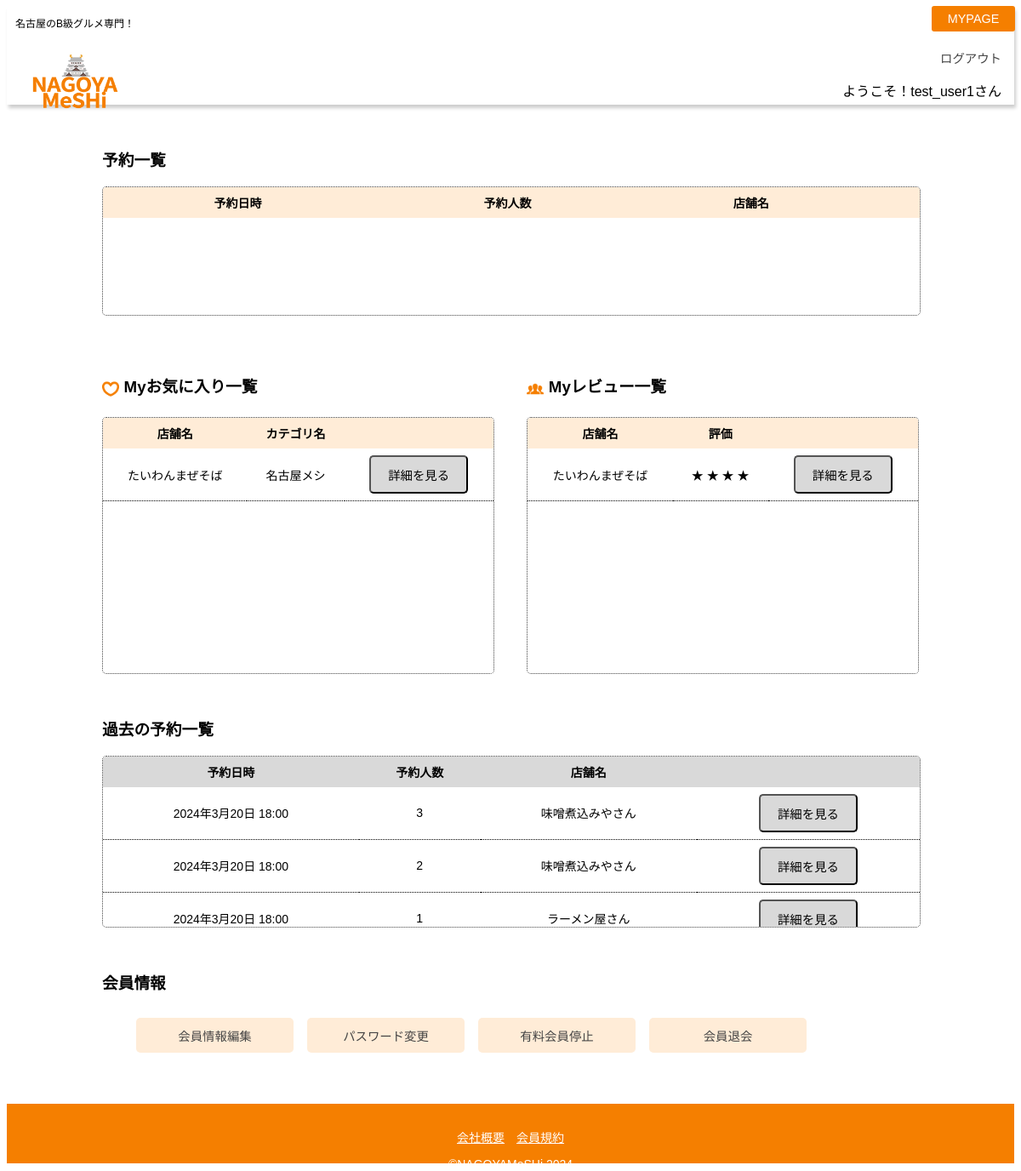
Page /general/mypage/5/ (signed in) on the earlier database version.
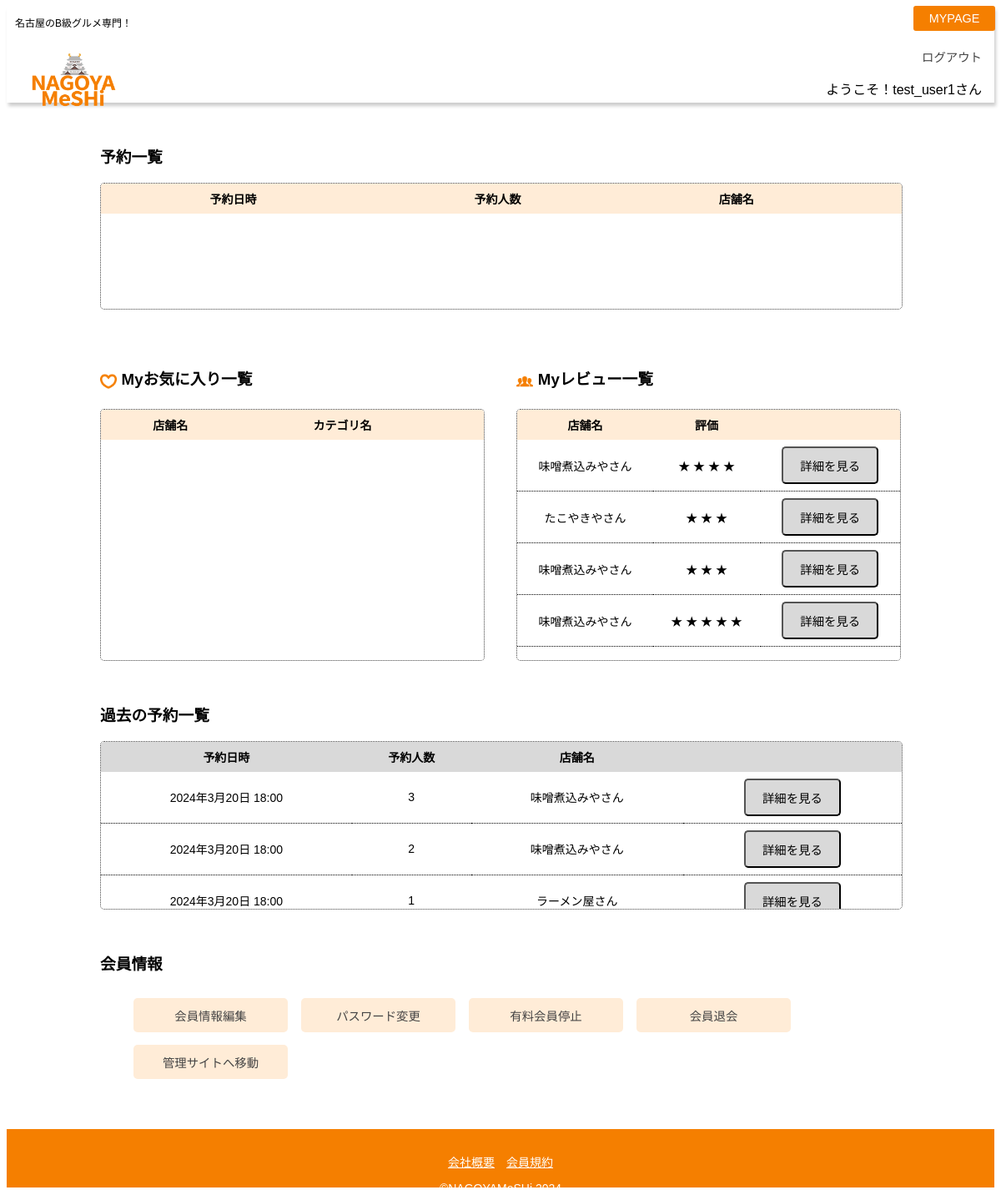
Same page on the later database version.
### commondb/models/favorite.py (models this page shows)
class Favorite(models.Model):
    restaurant = models.ForeignKey(Restaurant, on_delete=models.CASCADE, verbose_name="店舗名", related_name='favorites')
    user = models.ForeignKey(User, on_delete=models.CASCADE, verbose_name="ユーザー名")
    create_date = models.DateTimeField(auto_now_add=True, verbose_name="作成日時")

### commondb/models/restaurant.py (models this page shows, shortened)
class Restaurant(models.Model):
    name = models.CharField(max_length=100, verbose_name="店舗名")
    name_alphabet = models.CharField(max_length=100, validators=[RegexValidator(r'^[a-zA-Z\s]+$')], verbose_name="店舗名アルファベット表記")
    genre = models.ForeignKey(Genre, on_delete=models.CASCADE, verbose_name="カテゴリー")
    address = models.CharField(max_length=100, verbose_name="所在地")
    area = models.ForeignKey(Area, on_delete=models.CASCADE, verbose_name="エリア")
    phone = models.CharField(max_length=20, verbose_name="電話番号")
    time = models.CharField(max_length=100, verbose_name="営業時間")
    price_low = models.CharField(max_length=5 ,verbose_name="下限価格")
    price_high = models.CharField(max_length=5, verbose_name="上限価格")
    image = models.ImageField(upload_to='restaurant_images', null=True, blank=True, verbose_name="画像")
    information = models.TextField(max_length=300, verbose_name="お店の説明")
    def __str__(self):
        return self.name

### commondb/models/genre.py (models this page shows, shortened)
class Genre(models.Model):
    name = models.CharField(max_length=100, verbose_name="ジャンル名")
    image = models.ImageField(upload_to='genre_images', null=True, blank=True, verbose_name="バナー画像")

### commondb/models/review.py (models this page shows, shortened)
class Review(models.Model):
    restaurant = models.ForeignKey(Restaurant, verbose_name="店名", on_delete=models.CASCADE)
    user = models.ForeignKey(User, verbose_name="ユーザー名", null=True, on_delete=models.CASCADE)
    visit_date = models.DateField(verbose_name="訪問日")
    rating = models.IntegerField(choices=[(1, '★'), (2, '★★'), (3, '★★★'), (4, '★★★★'), (5, '★★★★★')], verbose_name="評価")
    comment = models.TextField(verbose_name="コメント")
    image1 = models.ImageField(upload_to='review_images/', null=True, blank=True, verbose_name="画像")
    image2 = models.ImageField(upload_to='review_images/', null=True, blank=True, verbose_name="画像")
    image3 = models.ImageField(upload_to='review_images/', null=True, blank=True, verbose_name="画像")

### commondb/models/booking.py (models this page shows, shortened)
class Booking(models.Model):
    restaurant = models.ForeignKey(Restaurant, on_delete=models.CASCADE, verbose_name="店舗名")
    user = models.ForeignKey(User, on_delete=models.CASCADE, verbose_name="ユーザー名")
    booking_date = models.DateField(verbose_name="予約日", validators=[future_date_validator])
    booking_time = models.TimeField(verbose_name="予約時間", default=time(18, 0))
    numbers_of_ppl = models.IntegerField(default=0, verbose_name="予約人数", validators=[MaxValueValidator(8)])
    create_date = models.DateTimeField(auto_now_add=True, verbose_name="作成日時")

### general/views/mypage_view.py (the view)
# urls.py: path('general/mypage/<int:pk>/', MypageView.as_view(), name='mypage'),
class MypageView(LoginRequiredMixin, TemplateView):
    template_name = "general/mypage.html"
    def get_context_data(self, **kwargs: Any):
        context = super().get_context_data(**kwargs)
        user_id = self.request.user.id
        mypage_id = kwargs.get('pk')
        if user_id != mypage_id:
            raise PermissionDenied("このページの閲覧権限がありません")
        current_date = datetime.date.today()
        past_bookings = Booking.objects.filter(user_id=user_id, booking_date__lt=current_date).order_by('booking_date')
        future_bookings = Booking.objects.filter(user_id=user_id, booking_date__gte=current_date).order_by('booking_date')
        favorites_with_restaurant = Favorite.objects.select_related('restaurant').filter(user_id=user_id)
        context['past_bookings'] = past_bookings
        context['future_bookings'] = future_bookings
        context['reviews'] = Review.objects.filter(user_id=user_id)
        context['favorites'] = favorites_with_restaurant
        context['user'] =self.request.user
        return context

### templates/general/mypage.html (shortened to what this page needs)
{% extends "base.html" %}
{% block content %}
<div class="mypg_container">
  <h3>予約一覧</h3>
  <div class="new_booking_container tbl_container">
    <table>
      <thead>
          <tr>
              <th>予約日時</th>
              <th>予約人数</th>
              <th>店舗名</th>
              <th></th>
          </tr>
      </thead>
  </table>
  </div>
  <div class="fav_rev_container">
    <div class="fav_rev_item">
      <h3><img src="/static/general/images/heart_line.png">Myお気に入り一覧</h3>
      <div class="fav_rev_tble tbl_container">
        <table>
          <thead>
              <tr>
                  <th>店舗名</th>
                  <th>カテゴリ名</th>
                  <th></th>
              </tr>
          </thead>
          <tbody>
              {% for favorite in favorites %}
              <tr>
              <td>{{favorite.restaurant}}</td>
              <td>{{favorite.restaurant.genre.name}}</td>
              <td><button class="btn_basic" onclick="location.href='{% url 'shop_detail' pk=favorite.restaurant.id %}'" style="color: #000; background-color: #D9D9D9;">詳細を見る</button> </td>
              </tr>
              {% endfor %}
          </tbody>
        </table>
      </div>
      </div>
    <div class="fav_rev_item">
      <h3><img src="/static/general/images/review.png">Myレビュー一覧</h3>
      <div class="fav_rev_tble tbl_container">
        <table>
          <thead>
              <tr>
                  <th>店舗名</th>
                  <th>評価</th>
                  <th></th>
              </tr>
          </thead>
          <tbody>
              {% for review in reviews %}
              <tr>
                <td>{{review.restaurant}}</td>
                <td>
                  {% for i in "★★★★★" %}
                      {% if forloop.counter <= review.rating %}
                          {{ i }}
                      {% endif %}
                  {% endfor %}
              </td>
                <td><button class="btn_basic" onclick="location.href='{% url 'mypage_review_detail' pk=review.id %}'" style="color: #000; background-color: #D9D9D9;">詳細を見る</button> </td>
              </tr>
              {% endfor %}
          </tbody>
        </table>
      </div>
    </div>
  </div>
  <h3>過去の予約一覧</h3>
  <div class="past_booking_container tbl_container">
    <table>
      <thead>
          <tr>
              <th>予約日時</th>
              <th>予約人数</th>
              <th>店舗名</th>
              <th></th>
          </tr>
      </thead>
      <tbody>
          {% for pbooking in past_bookings %}
          <tr>
              <td>{{pbooking.booking_date}} {{pbooking.booking_time}}</td>
              <td>{{pbooking.numbers_of_ppl}}</td>
              <td>{{pbooking.restaurant}}</td>
              <td><button class="btn_basic" onclick="location.href='{% url 'shop_detail' pk=pbooking.restaurant.id %}'" style="color: #000; background-color: #D9D9D9;">詳細を見る</button></td>
          </tr>
          {% endfor %}
      </tbody>
  </table>
  </div>
  <div class="mypg_user_info">
    <h3>会員情報</h3>
      <ul class="mypg_user_info_container">
        <li class="mypg_user_info_item"><a href="{% url 'user_update' pk=user.pk %}">会員情報編集</a></li>
        <li class="mypg_user_info_item"><a href="{% url 'password_change' %}">パスワード変更</a></li>
        {% if user.is_paid_member %}
        <li class="mypg_user_info_item"><a href="{% url 'vip_unsub' %}">有料会員停止</a></li>
        {% endif %}
        <li class="mypg_user_info_item"><a href="{% url 'user_delete' pk=user.pk %}">会員退会</a></li>
        {% if user.is_manage_member %}
        <li class="mypg_user_info_item"><a href="{% url 'admi:admi_login' %}">管理サイトへ移動</a></li>
        {% endif %}
      </ul>
    </div>
  </div>
{% endblock %}

Differences in the rows shown:
removed Favorite: restaurant "たいわんまぜそば", restaurant.genre.name "名古屋メシ"
removed Review: restaurant "たいわんまぜそば", i "★" "★" "★" "★"
changed User "test_user1": is_manage_member False → True (drawn)
added Review: restaurant "味噌煮込みやさん", i "★" "★" "★" "★"
added Review: restaurant "たこやきやさん", i "★" "★" "★"
added Review: restaurant "味噌煮込みやさん", i "★" "★" "★"
added Review: restaurant "味噌煮込みやさん", i "★" "★" "★" "★" "★"
Other differences:
text now shown: "管理サイトへ移動"
